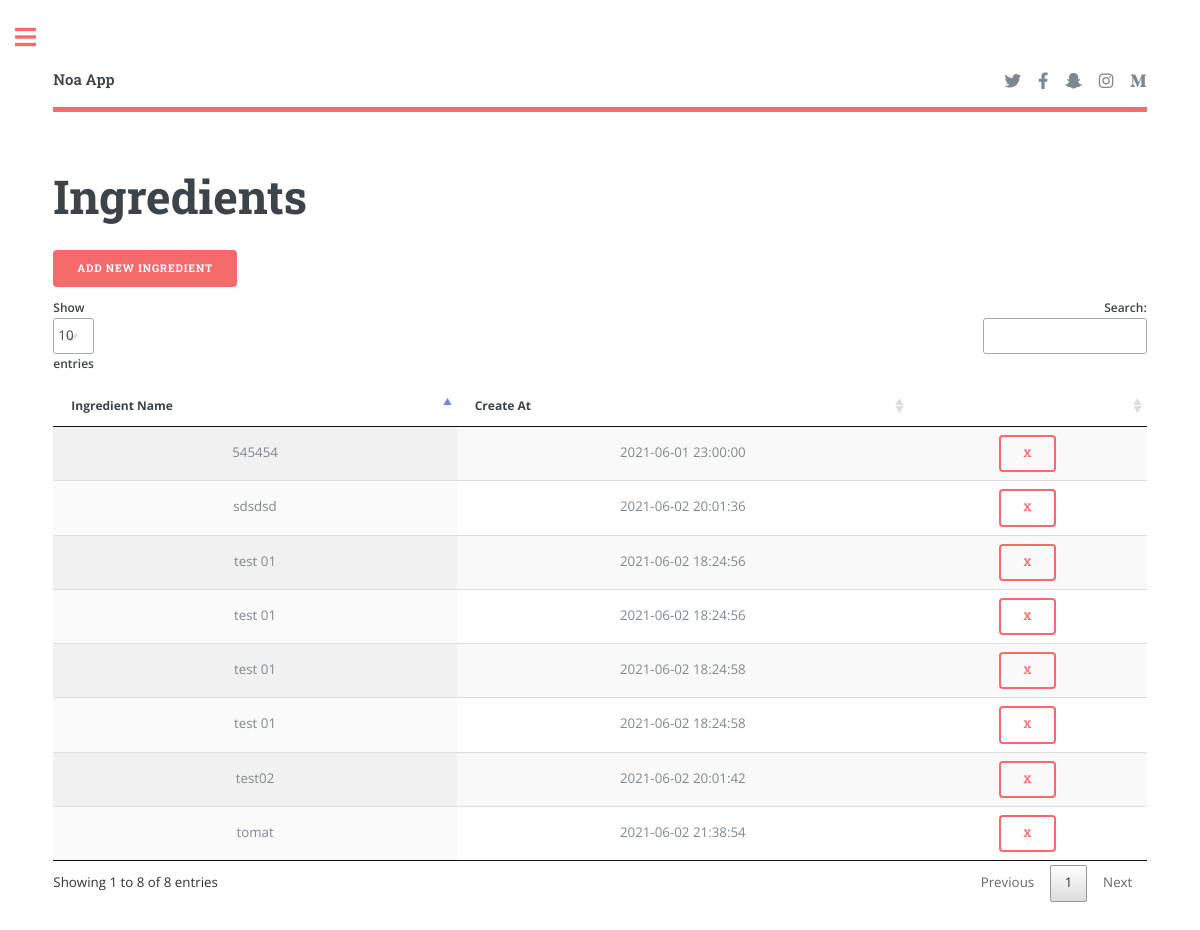
Page /admin/ingredient_list.php (signed in) on the committed database.
### tables this page shows
CREATE TABLE `ingredient` (
  `id_ing` int(11) NOT NULL,
  `name_ing` varchar(255) NOT NULL,
  `create_at` timestamp NOT NULL DEFAULT CURRENT_TIMESTAMP ON UPDATE CURRENT_TIMESTAMP
);

### admin/ingredient_list.php (the view, shortened to what this page needs)
<?php
include("./includes/header.php");
include("../config/connection.php");
?>
<section>
	<header class="main">
		<h1>Ingredients</h1>
		<a href="ingredient_add.php" type="submit" class="button primary">Add New Ingredient</a>
	</header>
	<div class="row gtr-200">
		<div class="col-12 col-12-medium">
			<div class="table-wrapper">
				<table id="table_id" class="display">
					<thead>
						<tr>
							<th>Ingredient Name</th>
							<th>Create At</th>
							<th></th>
						</tr>
					</thead>
					<tbody>
						<?php
							$query = "SELECT * FROM `ingredient`";
							$query = $db->query($query);
							$query->execute();
							$count = $query->rowCount();
							$row = $query->fetchAll(PDO::FETCH_ASSOC);
							$i = 0;
							while($i < $count) {
								echo "
									<tr>
										<td><center>".$row[$i]["name_ing"]."</center></td>
										<td><center>".$row[$i]["create_at"]."</center></td>
										<td><center><a href='ingredient_delete.php?id=".$row[$i]["id_ing"]."' onClick='return myConfirm();' class='button'>X</a></center></td>
									</tr>
										";
									$i++;
							}
						?>
					</tbody>
				</table>
			</div>
		</div>
	</div>
</section>
<?php include("./includes/sidebar.php"); ?>

### admin/assets/DataTables/datatables.css (style rules this page uses)
table.dataTable { width: 100%; margin: 0 auto; clear: both; border-collapse: separate; border-spacing: 0; }
table.dataTable thead th, table.dataTable tfoot th { font-weight: bold; }
table.dataTable thead th, table.dataTable thead td { padding: 10px 18px; border-bottom: 1px solid #111; }
table.dataTable thead .sorting, table.dataTable thead .sorting_asc, table.dataTable thead .sorting_desc, table.dataTable thead .sorting_asc_disabled, table.dataTable thead .sorting_desc_disabled { cursor: pointer; *cursor: hand; background-repeat: no-repeat; background-position: center right; }
table.dataTable thead .sorting { background-image: url("DataTables-1.10.24/images/sort_both.png"); }
table.dataTable thead .sorting_asc { background-image: url("DataTables-1.10.24/images/sort_asc.png") !important; }
table.dataTable tbody tr { background-color: #ffffff; }
table.dataTable tbody th, table.dataTable tbody td { padding: 8px 10px; }
table.dataTable.row-border tbody th, table.dataTable.row-border tbody td, table.dataTable.display tbody th, table.dataTable.display tbody td { border-top: 1px solid #ddd; }
table.dataTable.row-border tbody tr:first-child th, table.dataTable.row-border tbody tr:first-child td, table.dataTable.display tbody tr:first-child th, table.dataTable.display tbody tr:first-child td { border-top: none; }
table.dataTable.stripe tbody tr.odd, table.dataTable.display tbody tr.odd { background-color: #f9f9f9; }
table.dataTable.order-column tbody tr > .sorting_1, table.dataTable.order-column tbody tr > .sorting_2, table.dataTable.order-column tbody tr > .sorting_3, table.dataTable.display tbody tr > .sorting_1, table.dataTable.display tbody tr > .sorting_2, table.dataTable.display tbody tr > .sorting_3 { background-color: #fafafa; }
table.dataTable.display tbody tr.odd > .sorting_1, table.dataTable.order-column.stripe tbody tr.odd > .sorting_1 { background-color: #f1f1f1; }
table.dataTable.display tbody tr.even > .sorting_1, table.dataTable.order-column.stripe tbody tr.even > .sorting_1 { background-color: #fafafa; }
table.dataTable.no-footer { border-bottom: 1px solid #111; }
table.dataTable, table.dataTable th, table.dataTable td { box-sizing: content-box; }

### rows in the picture
ingredient: name_ing "test 01", create_at "2021-06-02 18:24:56"
ingredient: name_ing "test 01", create_at "2021-06-02 18:24:56"
ingredient: name_ing "test 01", create_at "2021-06-02 18:24:58"
ingredient: name_ing "test 01", create_at "2021-06-02 18:24:58"
ingredient: name_ing "545454", create_at "2021-06-01 23:00:00"
ingredient: name_ing "sdsdsd", create_at "2021-06-02 20:01:36"
ingredient: name_ing "test02", create_at "2021-06-02 20:01:42"
ingredient: name_ing "tomat", create_at "2021-06-02 21:38:54"
